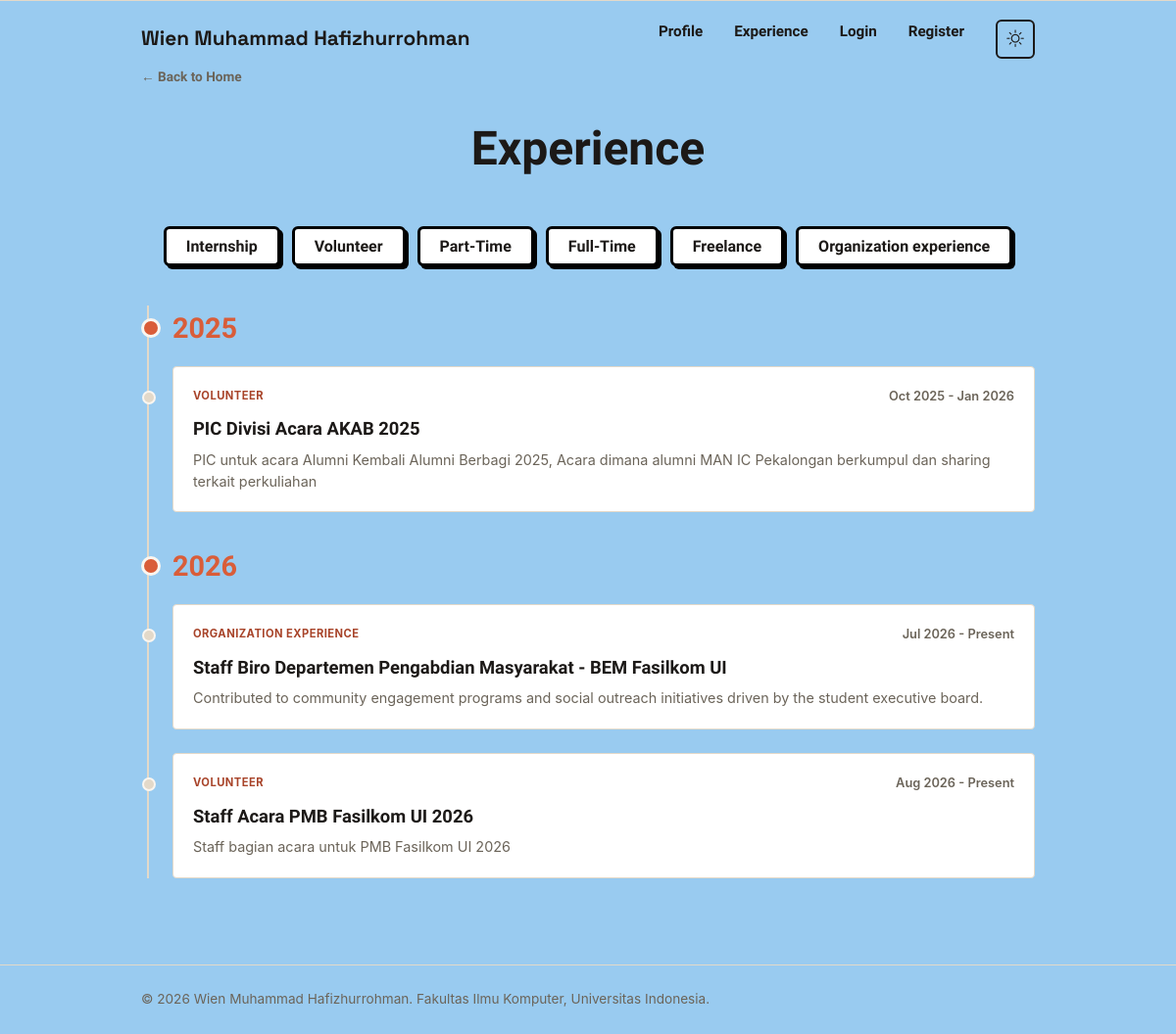
The app's page /experience/ with its own data.
### main/models.py (models this page shows, shortened)
class Experience(models.Model):
    EXPERIENCE_CHOICES = [
        ('internship', 'Internship'),
        ('volunteer', 'Volunteer'),
        ('part-time', 'Part-Time'),
        ('full-time', 'Full-Time'),
        ('freelance', 'Freelance'),
        ('organization', "Organization experience")
    ]
    id = models.UUIDField(primary_key=True, default=uuid.uuid4, editable=False)
    title = models.CharField(max_length=255)
    description = models.TextField()
    category = models.CharField(max_length=20, choices=EXPERIENCE_CHOICES, default='full-time')
    thumbnail = models.URLField(blank=True, null=True)
    is_featured = models.BooleanField(default=False)
    started_at = models.DateTimeField(default=timezone.now, blank=True)
    ended_at = models.DateTimeField(blank=True, null=True)
    @property
    def is_ongoing(self):
        return self.ended_at is None

### main/views.py (the view)
# urls.py: path("experience/", show_experience, name="show_experience"),
def show_experience(request):
    experience_list = Experience.objects.all().order_by("started_at")
    raw_categories = experience_list.values_list("category", flat=True).distinct()
    category_labels = {
        cat: dict(Experience.EXPERIENCE_CHOICES).get(cat, cat) for cat in raw_categories
    }
    exp_category_labels = {val: label for val, label in Experience.EXPERIENCE_CHOICES}
    exp_by_year = OrderedDict()
    for exp in experience_list:
        year = exp.started_at.year if exp.started_at else timezone.now().year
        exp_by_year.setdefault(year, []).append(exp)
    context = {
        "name": "Wien Muhammad Hafizhurrohman",
        "experience_list": experience_list,
        "exp_by_year": exp_by_year,
        "category_labels": category_labels,
        "exp_category_labels": exp_category_labels,
    }
    return render(request, "experience.html", context)

### templates/experience.html (shortened to what this page needs)
{% extends 'base.html' %}
{% block content %}
<main>
    <section class="experience-section" id="experience">
        <div class="container">
            <a href="{% url 'main:show_main' %}" class="back-link">&#8592; Back to Home</a>
            <h2 class="section-title">Experience</h2>
            <div class="category-buttons">
                {% for key, label in exp_category_labels.items %}
                    <button class="btn filter-btn" data-category="{{ key }}">{{ label }}</button>
                {% endfor %}
            </div>
            {% if experience_list %}
                <div class="timeline">
                    {% for year, exps in exp_by_year.items %}
                        <div class="timeline-year">{{ year }}</div>
                        {% for experience in exps %}
                            <article class="timeline-item" data-category="{{ experience.category }}">
                                <div class="timeline-content">
                                    <div class="timeline-header">
                                        <span class="experience-category">{{ experience.get_category_display }}</span>
                                        <span class="timeline-date">
                                            {{ experience.started_at|date:"M Y" }}
                                            {% if not experience.is_ongoing %}
                                                - {{ experience.ended_at|date:"M Y" }}
                                            {% else %}
                                                - Present
                                            {% endif %}
                                        </span>
                                    </div>
                                    <h3>{{ experience.title }}</h3>
                                    <p class="experience-description">{{ experience.description }}</p>
                                </div>
                            </article>
                        {% endfor %}
                    {% endfor %}
                </div>
            {% endif %}
        </div>
    </section>
</main>
{% endblock content %}

### static/css/style.css (style rules this page uses)
* { margin: 0; padding: 0; box-sizing: border-box; }
:root { --ink: #1c1917; --paper: #faf6f0; --accent: #d95d39; --accent-dark: #a8442a; --line: #e3d9c9; --text-muted: #6b6459; --radius: 4px; --birumuda: #99cbf0; }
body { font-family: -apple-system, "Segoe UI", Roboto, Helvetica, Arial, sans-serif; color: var(--ink); background-color: var(--birumuda); line-height: 1.6; transition: background-color 0.3s ease, color 0.3s ease; }
.container { max-width: 960px; margin: 0 auto; padding: 0 1.5rem; }
.back-link { display: inline-block; font-family: "Pixelify Sans", sans-serif; font-size: 0.85rem; font-weight: 600; color: var(--text-muted); text-decoration: none; margin-bottom: 1.5rem; transition: color 0.2s ease; }
.container h2 { font-family: "Pixelify Sans", sans-serif; font-weight: 700; }
.experience-section { padding: 4rem 0; border-top: 1px solid var(--line); }
.timeline { position: relative; padding-left: 2rem; }
.timeline::before { content: ''; position: absolute; left: 6px; top: 0; bottom: 0; width: 2px; background-color: var(--line); }
.timeline-year { font-family: "Pixelify Sans", sans-serif; font-size: 1.8rem; font-weight: 700; color: var(--accent); margin: 2rem 0 1rem; position: relative; }
.timeline-year::before { content: ''; position: absolute; left: -2rem; top: 50%; transform: translateY(-50%); width: 14px; height: 14px; background-color: var(--accent); border: 3px solid var(--paper); border-radius: 50%; z-index: 1; }
.timeline-item { position: relative; margin-bottom: 1.5rem; padding: 1.25rem; background-color: #fff; border: 1px solid var(--line); border-radius: var(--radius); transition: all 0.2s ease; }
.timeline-item::before { content: ''; position: absolute; left: -2rem; top: 1.5rem; width: 10px; height: 10px; background-color: var(--line); border: 2px solid var(--paper); border-radius: 50%; z-index: 1; }
.timeline-header { display: flex; justify-content: space-between; align-items: center; margin-bottom: 0.5rem; flex-wrap: wrap; gap: 0.5rem; }
.timeline-date { font-size: 0.8rem; color: var(--text-muted); font-weight: 600; }
.timeline-content h3 { font-family: "Pixelify Sans", sans-serif; font-size: 1.15rem; margin-bottom: 0.4rem; color: var(--ink); }
.experience-category { color: var(--accent-dark); font-size: 0.7rem; font-weight: 700; text-transform: uppercase; letter-spacing: 0.04em; }
.experience-description, .empty-state { color: var(--text-muted); font-size: 0.9rem; line-height: 1.5; }
.section-title { font-family: "Pixelify Sans", sans-serif; font-size: clamp(2rem, 5vw, 3rem); margin-bottom: 2.5rem; color: var(--ink); text-align: center; }
.category-buttons { display: flex; flex-wrap: wrap; justify-content: center; gap: 0.75rem; margin-bottom: 2.5rem; }
.category-buttons .btn { font-family: "Pixelify Sans", sans-serif; font-size: 1rem; font-weight: 600; padding: 0.5rem 1.25rem; border: 3px solid #000; border-radius: 6px; background-color: #fff; color: var(--ink); cursor: pointer; box-shadow: 3px 3px 0px #020202; transition: all 0.15s ease-in-out; }

### records on screen
Experience: year "2025", category "VOLUNTEER", started_at "Oct 2025", ended_at "Jan 2026", title "PIC Divisi Acara AKAB 2025", description "PIC untuk acara Alumni Kembali Alumni Berbagi 2025, Acara dimana alumni MAN IC Pekalongan berkumpul dan sharing terkait perkuliahan"
Experience: year "2026", category "ORGANIZATION EXPERIENCE", started_at "Jul 2026", shows "- Present", title "Staff Biro Departemen Pengabdian Masyarakat - BEM Fasilkom UI", description "Contributed to community engagement programs and social outreach initiatives driven by the student executive board."
Experience: category "VOLUNTEER", started_at "Aug 2026", shows "- Present", title "Staff Acara PMB Fasilkom UI 2026", description "Staff bagian acara untuk PMB Fasilkom UI 2026"

### other values on screen
{{ name }} "Wien Muhammad Hafizhurrohman"
{{ label }} "Internship" "Volunteer" "Part-Time" "Full-Time" "Freelance" "Organization experience"
